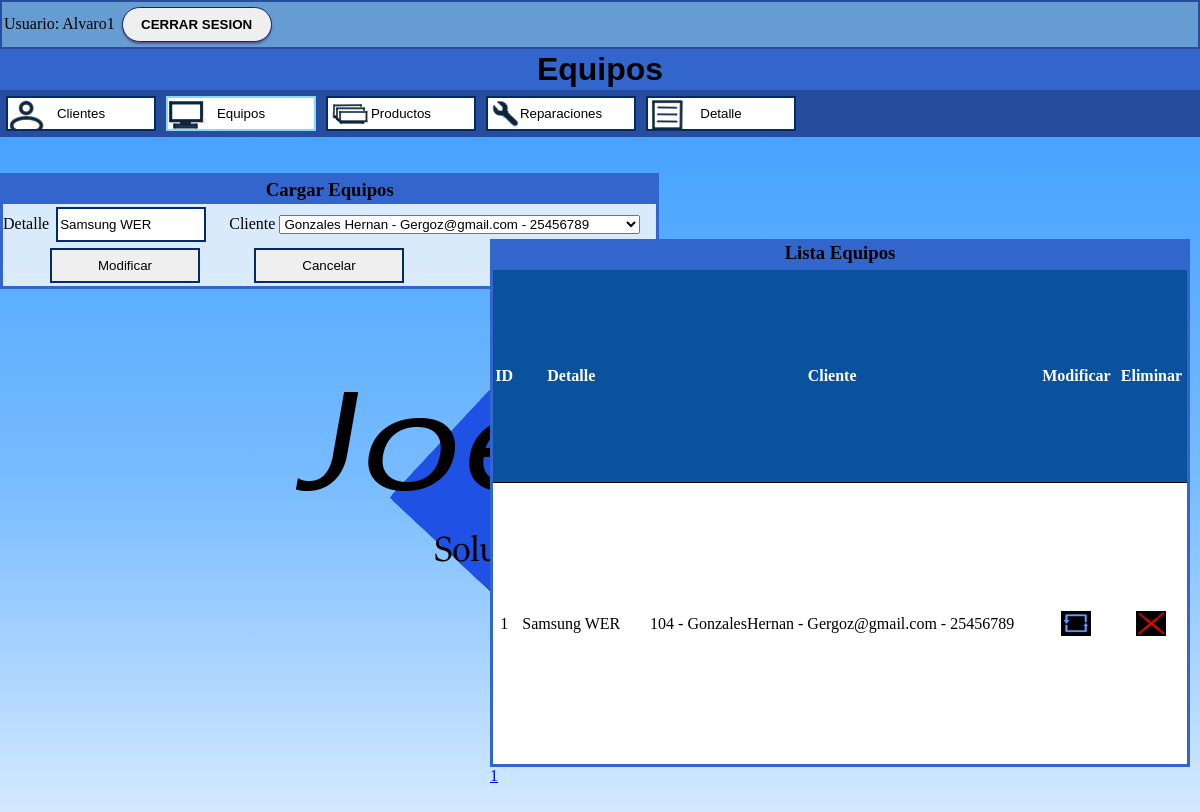
Screenshot of /menuEquipos.php?mod=1 (signed in) with the database file from the repository.
### tables this page shows
CREATE TABLE `equipos` (
  `ID_E` int(11) NOT NULL,
  `Detalle` varchar(100) NOT NULL,
  `Cliente` int(11) NOT NULL
);

CREATE TABLE `clientes` (
  `id_cliente` int(11) NOT NULL,
  `Apellido` varchar(20) NOT NULL,
  `Nombre` varchar(20) NOT NULL,
  `email` varchar(100) NOT NULL,
  `dni` int(11) DEFAULT NULL
);

### menuEquipos.php (the view, shortened to what this page needs)
<?php
	$link = conectarse();
	if (isset($_GET['mod'])) {
		$id = $_GET['mod'];
		$sql="select * from equipos where ID_E=$id";
		$resultado=$link->prepare($sql);
		$resultado -> execute();
		$acambiar = $resultado->fetch(PDO::FETCH_NUM);
	}
    $tam_pag=10;
    if(isset($_GET["Pagina"]))
	{
		if($_GET["Pagina"]==1)
		{
			header("Location:menuEquipos.php");
		}else
        {
            $pagina=$_GET["Pagina"];
        }
	}else{
		$pagina=1;
	}
	$empezar_desde=($pagina-1)*$tam_pag;
	$sql_total="Select * from equipos";
	$resultado= $link->prepare($sql_total);
	$resultado->execute(array());
	$num_filas=$resultado->rowCount();
	$total_paginas=ceil($num_filas/$tam_pag);
?>
<html>
<head>
	<link rel="stylesheet" type="text/css" href="miEstiloA.css">
</head>
<body>
	<h1 id="titulo"> Equipos </h1>
	<nav>
			<input id="Cliente" type='button' value='Clientes' onClick='location="menuCliente.php"' />
			<input class="acitvado" id="Equipo" type='button' value='Equipos' onClick='location="menuPrincipal.php"'  />
			<input id="Producto" type='button' value='Productos' onClick='location="menuProductos.php"'  />
			<input id="Reparacion" type='button' value='Reparaciones' onClick='location="menuReparaciones.php"'  />
            <input id="Detalle" type='button' value='Detalle' onClick='location="Detalle.php"'  />
	</nav>
	<br></br>
	<section>
	<?php
	echo "<body>";
	echo "<Div>";
	?>
		<h3> Cargar Equipos </h3>
		<form action="menuEquipos.php" method="post">
		Detalle <input type="text" name="detalle"
		value="<?php if(isset($_GET['mod'])) echo $acambiar[1]; else echo''; ?>"
		placeholder="Detalle..." autofocus required maxlength ="200"> </input>
		&nbsp;&nbsp;&nbsp;
		Cliente <select name="cliente" autofocus required >
		<?php
			if(isset($_GET['mod'])){
				$sql= "select * from clientes where id_cliente=".$acambiar['2'];
				$resultado = $link->prepare($sql);
				$resultado -> execute();
				$fila = $resultado->fetch(PDO::FETCH_NUM);
				echo "<option value='".$fila['0']."' selected>".$fila['1']." ".$fila['2']." - ".$fila['3']." - ".$fila['4']."</option>";
			}
		?>   </select>
		&nbsp;&nbsp;&nbsp; <br>
		<input type="submit" name="<?php if(isset($_GET['mod'])) echo 'actualizar'; else echo 'insertar';?>"
		value="<?php if(isset($_GET['mod'])) echo 'Modificar'; else echo 'Crear';?>">
		<input type="button" name="cancelar" value="Cancelar" onClick="window.location.href = 'menuEquipos.php'">
		</form>
	</section>
	<?php
	echo "<br></br>";
	echo "<section id='tabla'>";
	echo "<h3> Lista Equipos </h3>";
	$sql = "SELECT equipos.ID_E, equipos.Detalle, concat (clientes.id_cliente, ' - ' ,clientes.Apellido, clientes.Nombre, ' - ', clientes.email, ' - ' ,clientes.dni) as cliente FROM equipos
inner JOIN clientes
on equipos.Cliente = clientes.id_cliente
limit $empezar_desde, $tam_pag";
	$resultado = $link->prepare($sql);
	$resultado -> execute();
	if ( !($fila = $resultado->fetch(PDO::FETCH_NUM)) ) echo "<h3>Sin Registros</h3>";
	else {	echo "<table>";
			echo '<tr id="tabhead">';
			echo "<th>ID</th>";
			echo "<th>Detalle</th>";
			echo "<th>Cliente</th>";
			echo "<th>Modificar</th>";
			echo "<th>Eliminar</th>";
			echo "</tr>";
			echo "<tr>";
			echo "<td>$fila[0]</td>";
			echo "<td>$fila[1]</td>";
			echo "<td>$fila[2]</td>";
			echo		"<td><center><a href='menuEquipos.php?mod=".$fila['0']."'><img src='Upd2.jpeg' width='30' height='25'></a></center></td>";
			echo		"<td><center><a href=\"javascript:preguntar('".$fila['0']."')\"><img src='Spr2.jpeg' width='30' height='25'></a></center></td>";
			echo "</tr>";
			echo "</table>";
			for($i=1; $i<=$total_paginas; $i++){
                echo "<a href='?Pagina=" . $i . "'>" . $i . "</a>";
            }
			echo "</section>";
	}
?>
<?php
	echo "<br></br>";
?>
</body>
</html>

### miEstiloA.css (style rules this page uses)
* { margin:0px; }
body { background-image: url(Logo.png),linear-gradient(#39F,#79BCFF,#FFF); background-repeat: no-repeat; background-attachment: fixed; background-position:center; }
h1 { padding: 2px; background-color:#36C; font-family:Georgia, Helvetica, serif; display:flex; justify-content:center; align-items: center; }
h3 { margin: 0; padding: 0; background-color:#36C; display: flex; justify-content: center; align-items: center; border: 3px solid #36C; }
nav { background-color:#274E9E; padding: 3px; }
section { padding: 0px; position:absolute; box-shadow: inset 0 0 0 1000px rgba(250,250,250,0.8); border:3px solid #36C; }
table { padding:25px; border: 3px solid #36C; text-align:center; border-collapse: collapse; width: 700px; height: 500px; background:#FFF; }
#tabhead { background-color: #0A519E; color: #ffffff; text-align:center }
table tbody tr { border-bottom: 1px solid #000; }
#tabla { padding:30px; position: absolute; right: -20px; width: 700px; height: 700px; border:unset; background:unset; box-shadow:unset; }
input { width: 150px; height: 35px; margin: 3px; border:2.5px solid #052B67; }
.acitvado { border:2.5px solid #86D9F9; }
#Cliente { background-image:url(Cliente.png); }
#Equipo { background-image:url(Equipo.png); }
#Producto { background-image:url(Producto.png); }
#Reparacion { background-image:url(Reparacion.png); }
#Detalle { background-image:url(Detalle.png); }

### rows the page displays
equipos: detalle "Samsung WER", ID_E "1", Detalle "Samsung WER"
clientes: cliente "Gonzales Hernan - Gergoz@gmail.com - 25456789"

### other values shown
$_SESSION["usu"] "Alvaro1"
$fila[2] "104 - GonzalesHernan - Gergoz@gmail.com - 25456789"
